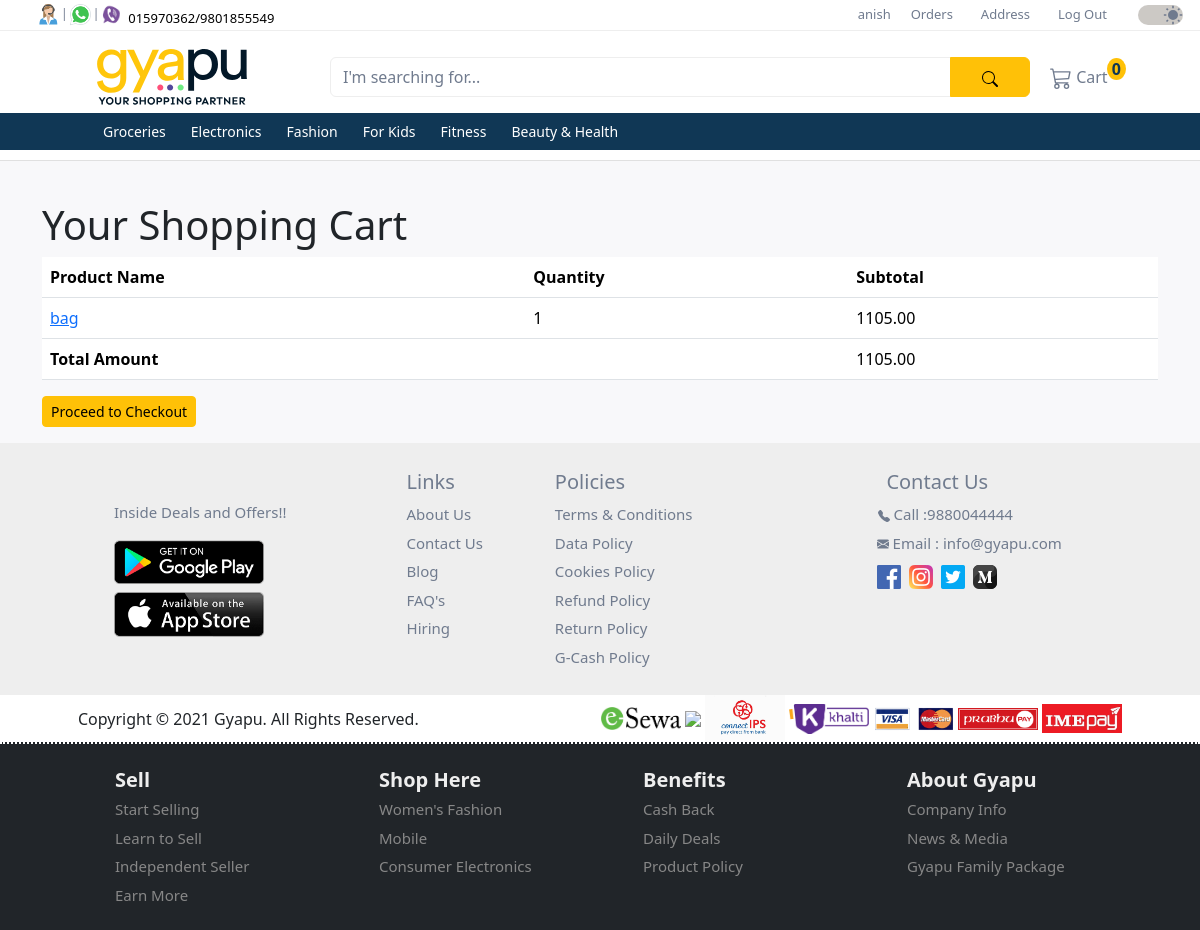
The page /carts/ (signed in) on the database as committed earlier.
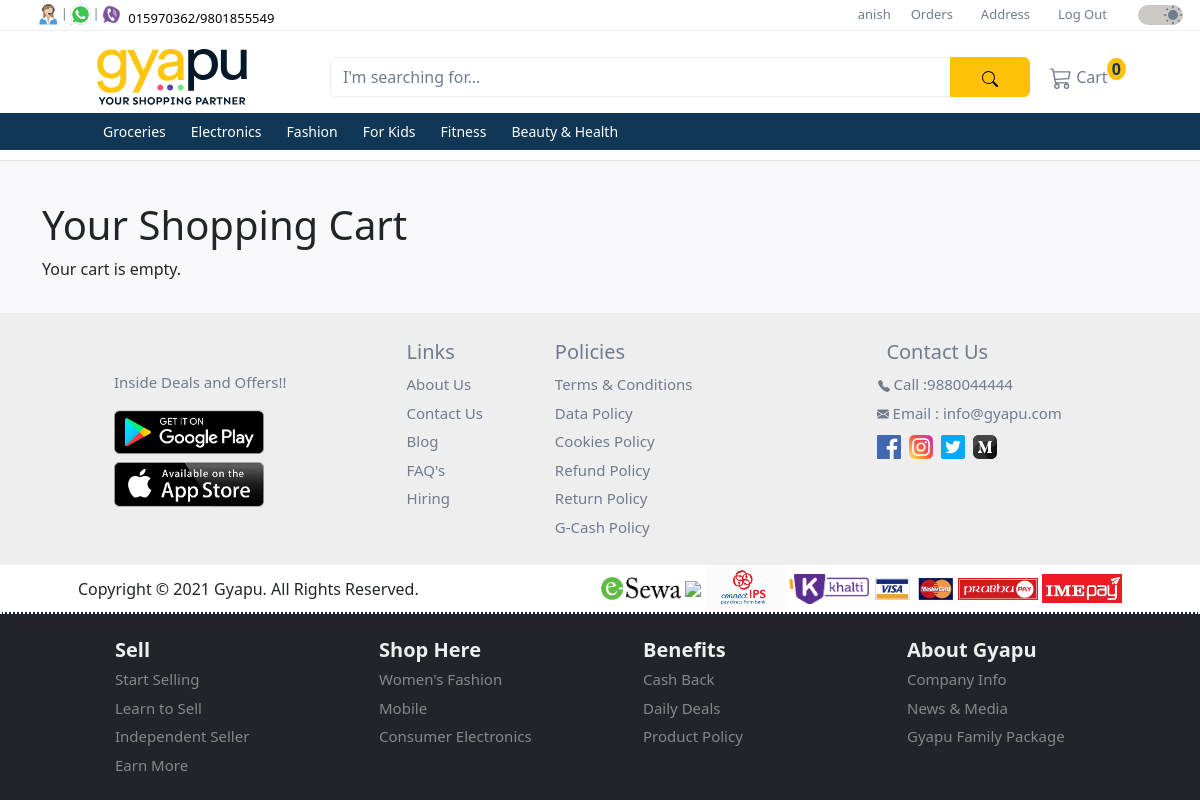
The same page on the database as committed later.
### user/models.py (models this page shows, shortened)
class CustomUser(AbstractUser):
  id = models.UUIDField(
    primary_key = True,
    default = uuid.uuid4,
    editable = False
  )
  full_name = models.CharField(max_length=50, default='Default Name')
  mobile = models.CharField(max_length=10, blank=False, null=False)

### products/models.py (models this page shows, shortened)
class Category(models.Model):
  id = models.UUIDField(
    primary_key = True,
    default = uuid.uuid4,
    editable = False
  )
  name = models.CharField(max_length=255)
  description = models.TextField(blank=True)
  parent = models.ForeignKey('self', on_delete=models.CASCADE, null=True, blank=True, related_name='children')
  class Meta:
    verbose_name_plural = 'Categories'

class Product(models.Model):
  id = models.UUIDField(
    primary_key = True,
    default = uuid.uuid4,
    editable = False
  )
  name = models.CharField(max_length=255)
  description = models.TextField()
  price = models.DecimalField(max_digits=10, decimal_places=2)
  discount_percentage = models.PositiveSmallIntegerField(default=0, validators=[MaxValueValidator(100)])
  stock = models.IntegerField(default=0, validators=[MinValueValidator(0)])
  category = models.ForeignKey(Category, on_delete=models.SET_NULL, null=True, related_name='products')
  store = models.ForeignKey(User, on_delete=models.CASCADE, limit_choices_to={'groups__name': 'store'})
  is_deleted = models.BooleanField(default=False) #soft deletion flag

### carts/models.py (models this page shows, shortened)
class CartItem(models.Model):
  id = models.UUIDField(
    primary_key = True,
    default = uuid.uuid4,
    editable = False
  )
  cart = models.ForeignKey(Cart, related_name='items', on_delete=models.CASCADE)
  product = models.ForeignKey(Product, on_delete=models.CASCADE)
  quantity = models.PositiveIntegerField(default=1)
  price = models.DecimalField(max_digits=10, decimal_places=2)
  discount_percentage = models.PositiveSmallIntegerField(default=0, validators=[MaxValueValidator(100)])
  def subtotal(self):
    return self.quantity * (self.price - ((self.price * self.discount_percentage) / 100))

### carts/views.py (the view)
# urls.py: path('', CartDetailView.as_view(), name='cart_detail'),
class CartDetailView(LoginRequiredMixin, CustomerGroupRequiredMixin, ListView):
  template_name = 'carts/cart_detail.html'
  context_object_name = 'cart_items'
  def get_queryset(self):
    if hasattr(self.request.user, 'cart'):
      return self.request.user.cart.items.all()
    else:
      return CartItem.objects.none()
  def get_context_data(self, **kwargs):
    context = super().get_context_data(**kwargs)
    if hasattr(self.request.user, 'cart'):
      cart = self.request.user.cart
      context['cart_total'] = sum(item.subtotal() for item in self.request.user.cart.items.all())
    return context

### carts/templates/carts/cart_detail.html (shortened to what this page needs)
{% extends '_base.html' %}
{% block content %}
  <h1>Your Shopping Cart</h1>
  {% if cart_items %}
    <table class="table">
      <thead>
        <tr>
          <th>Product Name</th>
          <th>Quantity</th>
          <th>Subtotal</th>
        </tr>
      </thead>
      <tbody>
        {% for item in cart_items %}
          <tr>
            <td><a href="{% url 'cart_item_detail' item.pk %}">{{ item.product.name }}</a></td>
            <td>{{ item.quantity }}</td>
            <td>{{ item.subtotal }}</td>
          </tr>
        {% endfor %}
      </tbody>
      <tfoot>
        <tr>
          <th>Total Amount</th>
          <td colspan="1"></td>
          <td> {{ cart_total }} </td>
        </tr>
      </tfoot>
    </table>
    <a href="{% url 'checkout' %}" class="btn btn-sm btn-warning">Proceed to Checkout</a>
  {% else %}
    <p>Your cart is empty.</p>
  {% endif %}
{% endblock %}

### user/templates/_base.html (shortened to what this page needs)
{% load static %}
<!DOCTYPE html>
<html lang="en">
<head>
  <link href="https://cdn.jsdelivr.net/npm/bootstrap@5.3.2/dist/css/bootstrap.min.css" rel="stylesheet">
  <link rel="stylesheet" href="{% static 'css/style.css' %}">
</head>
<body>
  {% include 'homepage/upper_navbar.html' %}
  {% include 'homepage/lower_navbar.html' %}
  <section class="feature-list pb-3">
    <div class="top-picks">
      <div class="container mt-3">
        {% block content %}
        {% endblock %}
      </div>
    </div>
  </section>
  {% include 'homepage/footer.html' %}
</body>
</html>

### user/templates/homepage/upper_navbar.html (shortened to what this page needs)
{% load static %}
<nav class="navbar navbar-expand-lg first-nav">
  <div class="container-fluid d-flex">
    <div class="contact-icons ms-4 d-none d-lg-block">
      <div class="d-flex">
        <div class="d-flex">
          <div class="tooltip px-0">
            <img src="{% static "images/icons/contact.svg" %}" alt="phone">
          </div>
          <span class="pt-1">|</span>
        </div>
        <div class="d-flex">
          <div class="tooltip px-0">
            <img src="{% static "images/icons/whatsapp.png" %}" alt="whatsapp">
          </div>
          <span class="pt-1">|</span>
        </div>
        <div>
          <div class="tooltip px-0">
            <img src="{% static "images/icons/viber.png" %}" alt="viber">
          </div>
        </div>
        <div class="mt-1">
          <a class="phone-number ps-1" href="#">
            015970362/9801855549
          </a>
        </div>
      </div>
    </div>
    <div class="menu flex-grow-1">
      <div class="collapse navbar-collapse justify-content-end" id="collapsibleNavbar">
        <ul class="navbar-nav">
          {% if user.is_authenticated %}
            <li class="nav-item">
              <a href="{% url 'profile_detail' %}">{{ user.username }}</a>
            </li>
            <li class="nav-item">
              <a href="{% url 'order_list' %}">Orders</a>
            </li>
            <li class="nav-item">
              {% if user_belong_to_store %}
                <a class="nav-link py-0" href="{% url 'product_add' %}">Add Product</a>
              {% else %}
                <a class="nav-link py-0" href="{% url 'address_list' %}">Address</a>
              {% endif %}
            </li>
            <li class="nav-item">
              <a href="{% url 'account_logout' %}">Log Out</a>
            </li>
          {% else %}
            <li class="nav-item">
              <a class="nav-link py-0" href="{% url 'store_login' %}">Sell Your Product</a>
            </li>
          {% endif %}
        </ul>
      </div>
    </div>
    <div class="accessibilities">
      <div class="d-flex justify-content-end">
        <div class="switch">
          <div class="form-check form-switch ms-3">
            <input class="form-check-input" type="checkbox" id="toggleswitch" value="yes" checked>
          </div>
        </div>
      </div>
    </div>
  </div>
</nav>

### user/templates/homepage/lower_navbar.html (shortened to what this page needs)
{% load static %}
<nav class="navbar navbar-expand-xl d-flex flex-column second-nav" id="secondNav">
  <div class="container">
    <div class="d-flex flex-row container-fluid gyapu-head">
      <a class="navbar-brand" href="
        {% if not user_belong_to_store %}
          {% url 'home' %}
        {% else %}
          {% url 'store_dashboard' %}
        {% endif %}
      ">
        <img class="img-fluid" id="gyapu-head" src="{% static "images/gyapu-header-lightmode.svg" %}" alt="gyapu brand logo">
      </a>
      <form class="input-group mt-3 mb-3">
        <input type="text" class="form-control" placeholder="I'm searching for...">
        <button class="btn btn-warning" type="submit">
        </button>
      </form>
    </div>
    <div class="collapse navbar-collapse" id="mynavbar">
      <ul class="navbar-nav me-auto">
        {% if not user_belong_to_store %}
        <li class="nav-item">
          <div class="tooltip">
            <a class="nav-link" href="{% url 'cart_detail' %}">
              Cart
              <sup class="bg-warning cart-number">0</sup>
            </a>
          </div>
        </li>
        {% endif %}
      </ul>
    </div>
  </div>
  <div class="dropdown-nav">
    <div class="container">
      <div class="collapse navbar-collapse" id="mynavbar">
        <ul class="navbar-nav">
          {% for category in categories %}
            <li class="nav-item dropdown">
              <a class="nav-link dropbtn" href="{% url 'product_by_category' category.name %}">{{ category.name }}</a>
            </li>
          {% endfor %}
        </ul>
      </div>
    </div>
  </div>
</nav>

### user/templates/homepage/footer.html (shortened to what this page needs)
{% load static %}
<footer>
  <div class="contacts">
    <div class="container">
      <div class="d-flex flex-wrap">
        <div class="playstore d-flex justify-content-center align-self-center flex-column mx-5 px-4">
          <p>Inside Deals and Offers!!</p>
          <div class="googleplay">
            <a href="#">
              <img src="{% static "images/googleplay.png" %}">
            </a>
          </div>
          <div class="appstore mt-2">
            <a href="#">
              <img src="{% static "images/appstore.png" %}">
            </a>
          </div>
        </div>
        <div class="links py-4 px-5">
          <p class="contact-head">Links</p>
          <ul class="list-group">
            <li class="list-group-item">
              <a href="#">About Us</a>
            </li>
            <li class="list-group-item">
              <a href="#">Contact Us</a>
            </li>
            <li class="list-group-item">
              <a href="#">Blog</a>
            </li>
            <li class="list-group-item">
              <a href="#">FAQ's</a>
            </li>
            <li class="list-group-item">
              <a href="#">Hiring</a>
            </li>
          </ul>
        </div>
        <div class="policies py-4 px-4">
          <p class="contact-head">Policies</p>
          <ul class="list-group">
            <li class="list-group-item">
              <a href="#">Terms & Conditions</a>
            </li>
            <li class="list-group-item">
              <a href="#">Data Policy</a>
            </li>
            <li class="list-group-item">
              <a href="#">Cookies Policy</a>
            </li>
            <li class="list-group-item">
              <a href="#">Refund Policy</a>
            </li>
            <li class="list-group-item">
              <a href="#">Return Policy</a>
            </li>
            <li class="list-group-item">
              <a href="#">G-Cash Policy</a>
            </li>
          </ul>
        </div>
        <div class="contact-us flex-grow-1 py-4 px-4">
          <p class="contact-head d-flex justify-content-center">Contact Us</p>
          <ul class="list-group">
            <li class="list-group-item d-flex justify-content-center ms-3">
              <a href="#">
                Call :9880044444
              </a>
            </li>
            <li class="list-group-item d-flex justify-content-center ms-5 ps-3">
              <a href="#">
                Email : info@gyapu.com</a>
            </li>
            <li class="list-group-item d-flex justify-content-center">
              <a href="#" class="p-1">
                <img src="{% static "images/icons/facebook.png" %}">
              </a>
              <a href="#" class="p-1">
                <img src="{% static "images/icons/instagram.png" %}">
              </a>
              <a href="#" class="p-1">
                <img src="{% static "images/icons/twitter.png" %}">
              </a>
              <a href="#" class="p-1">
                <img src="{% static "images/icons/medium.png" %}">
              </a>
            </li>
          </ul>
        </div>
      </div>
    </div>
  </div>
  <div class="mid-footer">
    <div class="container-md px-5">
      <div class="d-flex align-items-center justify-content-between flex-wrap flex-sm-row-reverse">
        <div class="digital-pay">
          <img src="{% static "images/logos/esewa.jpg" %}">
          <img src="{% static "images/logos/fonepay.com-3905626534" %}">
          <img src="{% static "images/logos/ips.jpg" %}">
          <img src="{% static "images/logos/khalti.png" %}">
          <img src="{% static "images/logos/visa.webp" %}">
          <img src="{% static "images/logos/prabhupay.png" %}">
          <img src="{% static "images/logos/ime.jpg" %}">
        </div>
        <div class="copyright">
          <p class="mb-0">Copyright © 2021 Gyapu. All Rights Reserved.</p>
        </div>
      </div>
    </div>
  </div>
  <div class="sitemap">
    <div class="container p-3">
      <div class="row ps-5 ms-3">
        <div class="col-6 col-xl-3">
          <p class="sitemap-head">Sell</p>
          <ul class="list-group">
            <li class="list-group-item">
              <a href="#">Start Selling</a>
            </li>
            <li class="list-group-item">
              <a href="#">Learn to Sell</a>
            </li>
            <li class="list-group-item">
              <a href="#">Independent Seller</a>
            </li>
            <li class="list-group-item">
              <a href="#">Earn More</a>
            </li>
          </ul>
        </div>
        <div class="col-6 col-xl-3">
          <p class="sitemap-head">Shop Here</p>
          <ul class="list-group">
            <li class="list-group-item">
              <a href="#">Women's Fashion</a>
            </li>
            <li class="list-group-item">
              <a href="#">Mobile</a>
            </li>
            <li class="list-group-item">
              <a href="#">Consumer Electronics</a>
            </li>
          </ul>
        </div>
        <div class="col-6 col-xl-3">
          <p class="sitemap-head">Benefits</p>
          <ul class="list-group">
            <li class="list-group-item">
              <a href="#">Cash Back</a>
            </li>
            <li class="list-group-item">
              <a href="#">Daily Deals</a>
            </li>
            <li class="list-group-item">
              <a href="#">Product Policy</a>
            </li>
          </ul>
        </div>
        <div class="col-6 col-xl-3">
          <p class="sitemap-head">About Gyapu</p>
          <ul class="list-group">
            <li class="list-group-item">
              <a href="#">Company Info</a>
            </li>
            <li class="list-group-item">
              <a href="#">News & Media</a>
            </li>
            <li class="list-group-item">
              <a href="#">Gyapu Family Package</a>
            </li>
          </ul>
        </div>
      </div>
    </div>
  </div>
</footer>

Rows that differ between the two databases and show on the page:
removed CartItem: product.name "bag", quantity "1", subtotal "1105.00"
Other text that changed with them:
{{ cart_total }}: "1105.00" → (not shown)
text no longer shown: "Product Name Quantity Subtotal Total Amount Proceed to Checkout"
text now shown: "Your cart is empty."
